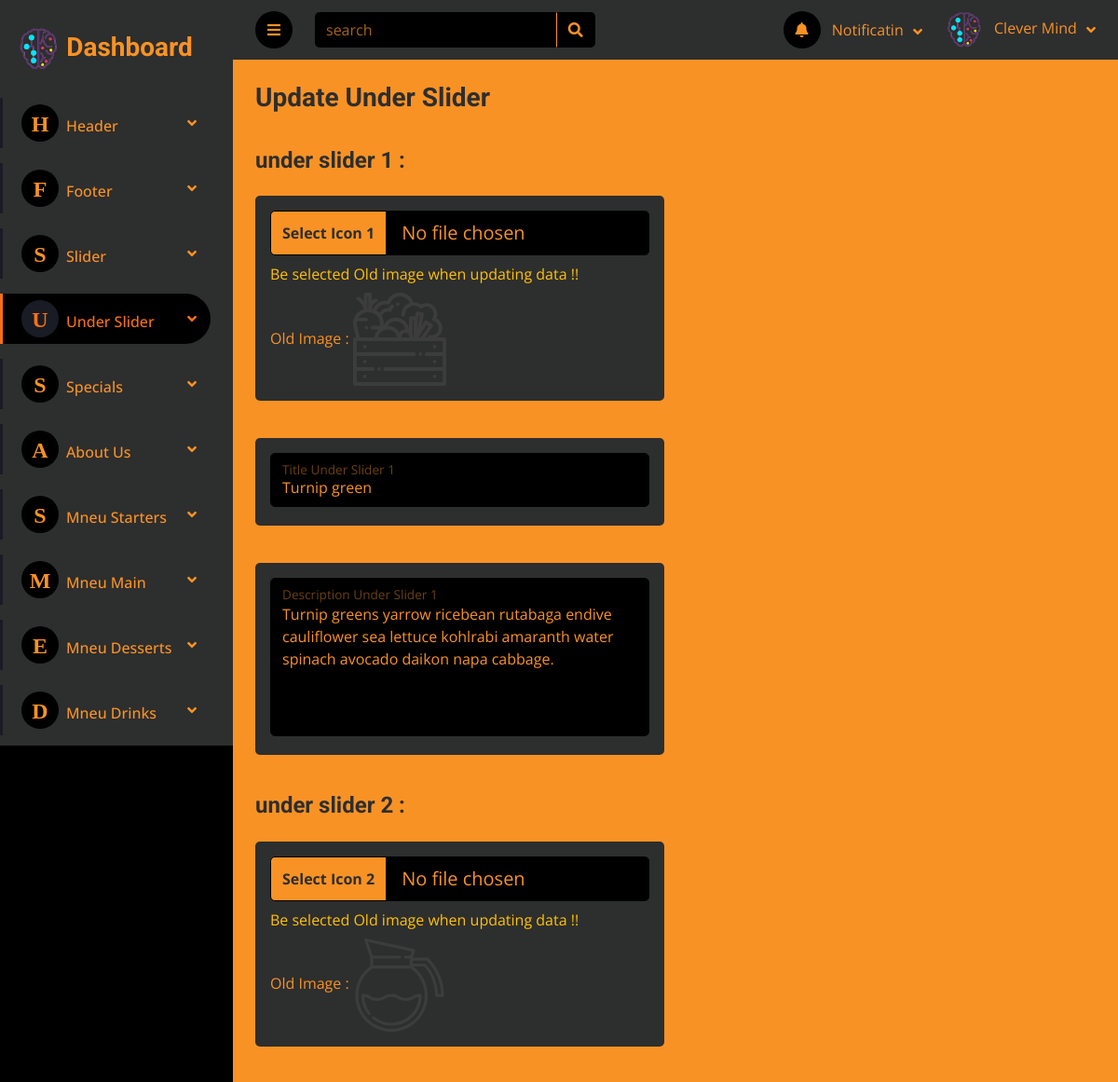
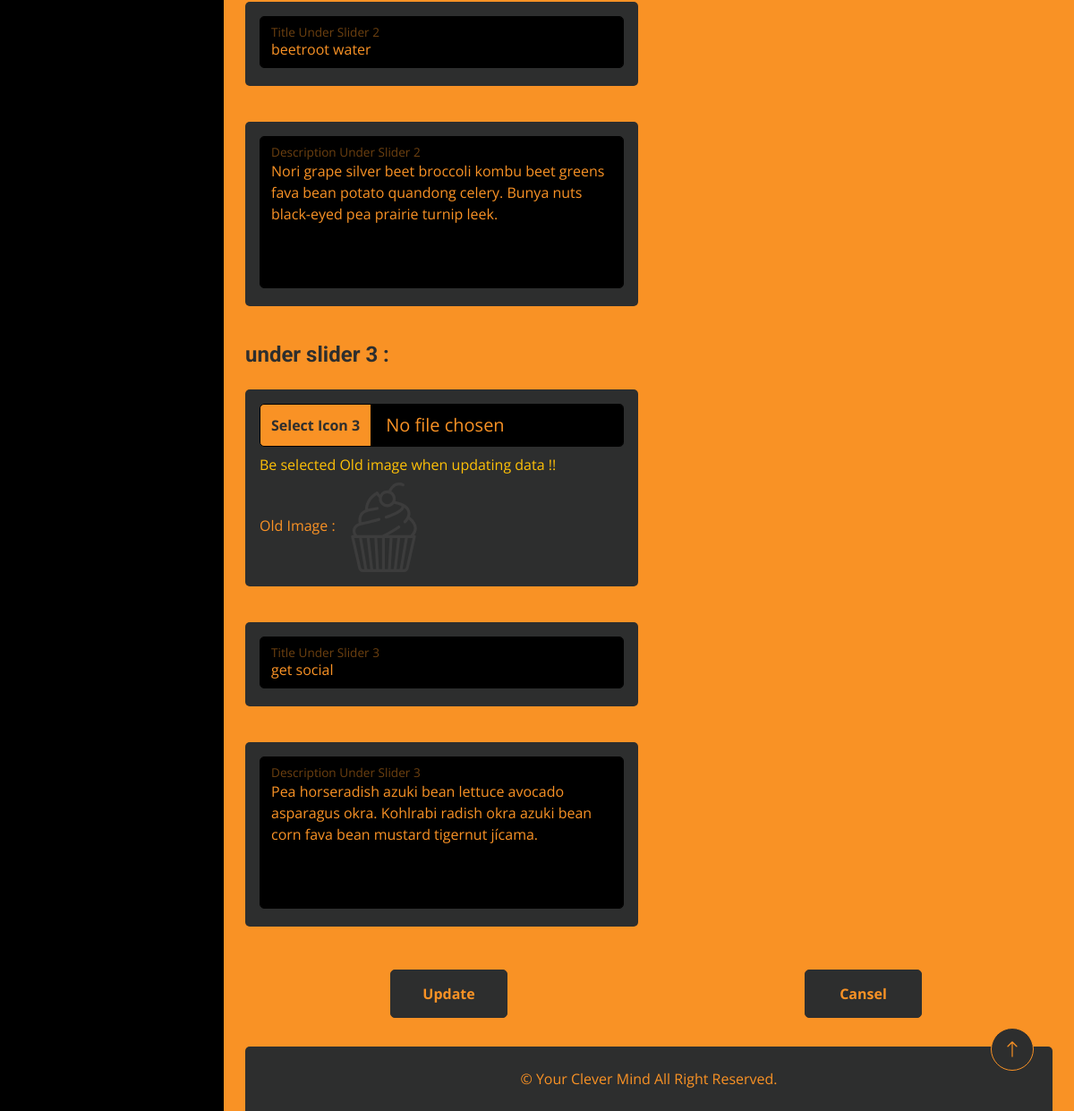
The app's page /Dashboard/add_under_slider.php?edit_under=1 with its own data (2 pictures, top to bottom).
### tables this page shows
CREATE TABLE `under_slider` (
  `id_under` int(11) NOT NULL,
  `img_under1` text NOT NULL,
  `title_under1` varchar(200) NOT NULL,
  `description_under1` varchar(500) NOT NULL,
  `img_under2` text NOT NULL,
  `title_under2` varchar(200) NOT NULL,
  `description_under2` varchar(500) NOT NULL,
  `img_under3` text NOT NULL,
  `title_under3` varchar(200) NOT NULL,
  `description_under3` varchar(500) NOT NULL
);

### Dashboard/inc/Functions.php (called while the page is built, shortened)
<?php
include "connection.php";
include "incFun.php";
if(isset($_GET['edit_under'])){
   $id_under=$_GET['edit_under'];
   $update=true;
   $edit=true;
   $sql="SELECT * FROM `under_slider` WHERE `id_under`='$id_under'";
   $query=mysqli_query($conn,$sql);
   while ($row=mysqli_fetch_assoc($query)) {
      $img_under1 = $row['img_under1'];
      $title_under1 = $row['title_under1'];
      $description_under1 = $row['description_under1'];
      $img_under2 = $row['img_under2'];
      $title_under2 = $row['title_under2'];
      $description_under2 = $row['description_under2'];
      $img_under3 = $row['img_under3'];
      $title_under3 = $row['title_under3'];
      $description_under3 = $row['description_under3'];
   }
   if(empty($_FILES['img_under1']['name'])){
      $errors['edit_img_under1']="Be selected Old image when updating data !!";
   }
   if(empty($_FILES['img_under2']['name'])){
      $errors['edit_img_under2']="Be selected Old image when updating data !!";
   }
   if(empty($_FILES['img_under3']['name'])){
      $errors['edit_img_under3']="Be selected Old image when updating data !!";
   }
}
?>

### Dashboard/inc/incFun.php (called while the page is built, shortened)
<?php
$errors=array("img_tab"=>"" , "edit_img_tab"=>"" , "title_tab"=>"" , "facebook_footer"=>"" , "instagram_footer"=>"" , "twitter_footer"=>"" ,
              "img_slider"=>"" , "edit_img_slider"=>"" ,"title_slider"=>"" ,
              "img_under1"=>"" , "edit_img_under1"=>"" , "title_under1"=>"" , "description_under1"=>"" , "img_under2"=>"" , "edit_img_under2"=>"" , "title_under2"=>"" , "description_under2"=>"" , "img_under3"=>"" , "edit_img_under3"=>"" , "title_under3"=>"" , "description_under3"=>"" ,
              "img_special1"=>"" , "edit_img_special1"=>"" , "title_special1"=>"" , "description_special1"=>"" , "price_special1"=>"" , "img_special2"=>"" , "edit_img_special2"=>"" , "title_special2"=>"" , "description_special2"=>"" , "price_special2"=>"" , "img_special3"=>"" , "edit_img_special3"=>"" , "title_special3"=>"" , "description_special3"=>"" , "price_special3"=>"" , "img_special4"=>"" , "edit_img_special4"=>"" , "title_special4"=>"" , "description_special4"=>"" , "price_special4"=>"" , "img_special5"=>"" , "edit_img_special5"=>"" , "title_special5"=>"" , "description_special5"=>"" , "price_special5"=>"" , "img_special6"=>"" , "edit_img_special6"=>"" , "title_special6"=>"" , "description_special6"=>"" , "price_special6"=>"" ,
              "img_about"=>"" , "edit_img_about"=>"" , "title_about"=>"" , "description_about"=>"" ,
              "name_recipe_desserts"=>"" , "content_recipe_desserts"=>"" , "price_recipe_desserts"=>"" ,
              "name_recipe_drinks"=>"" , "content_recipe_drinks"=>"" , "price_recipe_drinks"=>"" ,
              "name_recipe_main"=>"" , "content_recipe_main"=>"" , "price_recipe_main"=>"" ,
              "name_recipe_starters"=>"" , "content_recipe_starters"=>"" , "price_recipe_starters"=>"" ,
              "email_contact"=>"" , "address_contact"=>"" , "phonen_contact"=>""
);
?>

### Dashboard/add_under_slider.php (the view, shortened to what this page needs)
<?php
include "inc/connection.php";
include "inc/Functions.php";
include "inc/header.php";
?>
                <div class="navbar-nav nv w-100">
                    <div class="nav-item dropdown mb-3">
                        <a href="#" class="nav-link dropdown-toggle" data-bs-toggle="dropdown"><i class="fa me-2"><span style="font-size: 24px;">H</span></i>Header</a>
                    </div>
                    <div class="nav-item dropdown mb-3">
                        <a href="#" class="nav-link dropdown-toggle" data-bs-toggle="dropdown"><i class="fa me-2"><span style="font-size: 24px;">F</span></i>Footer</a>
                    </div>
                    <div class="nav-item dropdown mb-3">
                        <a href="#" class="nav-link dropdown-toggle" data-bs-toggle="dropdown"><i class="fa me-2"><span style="font-size: 24px;">S</span></i>Slider</a>
                    </div>
                    <div class="nav-item dropdown mb-3">
                        <a href="#" class="nav-link dropdown-toggle active" data-bs-toggle="dropdown"><i class="fa me-2"><span style="font-size: 24px;">U</span></i>Under Slider</a>
                    </div>
                    <div class="nav-item dropdown mb-3">
                        <a href="#" class="nav-link dropdown-toggle" data-bs-toggle="dropdown"><i class="fa me-2"><span style="font-size: 24px;">S</span></i>Specials</a>
                    </div>
                    <div class="nav-item dropdown mb-3">
                        <a href="#" class="nav-link dropdown-toggle" data-bs-toggle="dropdown"><i class="fa me-2"><span style="font-size: 24px;">A</span></i>About Us</a>
                    </div>
                    <div class="nav-item dropdown mb-3">
                        <a href="#" class="nav-link dropdown-toggle" data-bs-toggle="dropdown"><i class="fa me-2"><span style="font-size: 24px;">S</span></i>Mneu Starters</a>
                    </div>
                    <div class="nav-item dropdown mb-3">
                        <a href="#" class="nav-link dropdown-toggle" data-bs-toggle="dropdown"><i class="fa me-2"><span style="font-size: 24px;">M</span></i>Mneu Main</a>
                    </div>
                    <div class="nav-item dropdown mb-3">
                        <a href="#" class="nav-link dropdown-toggle" data-bs-toggle="dropdown"><i class="fa me-2"><span style="font-size: 24px;">E</span></i>Mneu Desserts</a>
                    </div>
                    <div class="nav-item dropdown mb-3">
                        <a href="#" class="nav-link dropdown-toggle" data-bs-toggle="dropdown"><i class="fa me-2"><span style="font-size: 24px;">D</span></i>Mneu Drinks</a>
                    </div>
                </div>
            </nav>
        </div>
        <div class="content">
           <?php
            include "inc/navbar.php";
           ?>
            <div class="container-fluid pt-4 px-4">
                <form action="<?php echo $_SERVER['PHP_SELF'] ?>" method="POST" enctype="multipart/form-data">
                    <div class="row g-4">
                        <div class="col-lg-6 col-xl-6">
                            <?php if($update==true || $edit==true): ?>
                                <h3 class="text-secondary alert-link">Update Under Slider</h3>
                            <?php else: ?>
                                <h3 class="text-secondary alert-link">Add Under Slider</h3>
                            <?php endif; ?>
                        </div>
                    </div>
                    <div class="row g-4 mb-3 mt-1">
                        <div class="col-lg-12 col-xl-12">
                            <h4 class="text-secondary alert-link d-block">
                                under slider 1 :
                            </h4>
                        </div>
                    </div>
                    <div class="row g-4 mb-3">
                        <div class="col-lg-6 col-xl-6">
                            <div class="bg-secondary rounded align-items-center justify-content-between p-3">
                                <div class="input-group custom-file-button">
                                    <label class="input-group-text form-control-lg alert-link text-secondary" for="inputGroupFile1">Select Icon 1</label>
                                    <input type="file" name="img_under1" accept=".svg" class="form-control text-primary form-control-lg bg-dark" id="inputGroupFile1">
                                </div>
                                <?php if($edit==true): ?>
                                    <div class="text-warning my-2"><?php echo $errors['edit_img_under1'] ?></div>
                                    <p class="text-primary font-weight-bold mr-2 d-inline">Old Image :  </p>
                                    <img src="Upload/<?php echo $img_under1 ?>" title="<?php echo $img_under1 ?>" alt="Image" style="width:100px; height: 100px;">
                                <?php endif; ?>
                            </div>
                        </div>
                    </div>
                    <div class="row g-4 my-3">
                        <div class="col-lg-6 col-xl-6">
                            <div class="bg-secondary rounded align-items-center justify-content-between p-3">
                                <div class="form-floating">
                                    <input type="text" name="title_under1" class="form-control" value="<?php echo htmlspecialchars($title_under1); ?>" id="floatingInput1" placeholder=" ">
                                    <label for="floatingInput1">Title Under Slider 1</label>
                                </div>
                            </div>
                        </div>
                    </div>
                    <div class="row g-4 my-3">
                        <div class="col-lg-6 col-xl-6">
                            <div class="bg-secondary rounded align-items-center justify-content-between p-3">
                                <div class="form-floating">
                                    <textarea name="description_under1" class="form-control" style="height: 170px;" id="floatingInput1" placeholder=" "><?php echo htmlspecialchars($description_under1); ?></textarea>
                                    <label for="floatingInput1">Description Under Slider 1</label>
                                </div>
                            </div>
                        </div>
                    </div>
                    <div class="row g-4 mb-3 mt-1">
                        <div class="col-lg-12 col-xl-12">
                            <h4 class="text-secondary alert-link d-block">
                                under slider 2 :
                            </h4>
                        </div>
                    </div>
                    <div class="row g-4 mb-3">
                        <div class="col-lg-6 col-xl-6">
                            <div class="bg-secondary rounded align-items-center justify-content-between p-3">
                                <div class="input-group custom-file-button">
                                    <label class="input-group-text form-control-lg alert-link text-secondary" for="inputGroupFile2">Select Icon 2</label>
                                    <input type="file" name="img_under2" accept=".svg" class="form-control text-primary form-control-lg bg-dark" id="inputGroupFile2">
                                </div>
                                <?php if($edit==true): ?>
                                    <div class="text-warning my-2"><?php echo $errors['edit_img_under2'] ?></div>
                                    <p class="text-primary font-weight-bold mr-2 d-inline">Old Image :  </p>
                                    <img src="Upload/<?php  echo $img_under2 ?>" title="<?php echo $img_under2 ?>" alt="Image" style="width:100px; height: 100px;">
                                <?php endif; ?>
                            </div>
                        </div>
                    </div>
                    <div class="row g-4 my-3">
                        <div class="col-lg-6 col-xl-6">
                            <div class="bg-secondary rounded align-items-center justify-content-between p-3">
                                <div class="form-floating">
                                    <input type="text" name="title_under2" class="form-control" value="<?php echo htmlspecialchars($title_under2); ?>" id="floatingInput2" placeholder=" ">
                                    <label for="floatingInput2">Title Under Slider 2</label>
                                </div>
                            </div>
                        </div>
                    </div>
                    <div class="row g-4 my-3">
                        <div class="col-lg-6 col-xl-6">
                            <div class="bg-secondary rounded align-items-center justify-content-between p-3">
                                <div class="form-floating">
                                    <textarea name="description_under2" class="form-control" style="height: 170px;" id="floatingInput2" placeholder=" "><?php echo htmlspecialchars($description_under2); ?></textarea>
                                    <label for="floatingInput2">Description Under Slider 2</label>
                                </div>
                            </div>
                        </div>
                    </div>
                    <div class="row g-4 mb-3 mt-1">
                        <div class="col-lg-12 col-xl-12">
                            <h4 class="text-secondary alert-link d-block">
                                under slider 3 :
                            </h4>
                        </div>
                    </div>
                    <div class="row g-4 mb-3">
                        <div class="col-lg-6 col-xl-6">
                            <div class="bg-secondary rounded align-items-center justify-content-between p-3">
                                <div class="input-group custom-file-button">
                                    <label class="input-group-text form-control-lg alert-link text-secondary" for="inputGroupFile3">Select Icon 3</label>
                                    <input type="file" name="img_under3" accept=".svg" class="form-control text-primary form-control-lg bg-dark" id="inputGroupFile3">
                                </div>
                                <?php if($edit==true): ?>
                                    <div class="text-warning my-2"><?php echo $errors['edit_img_under3'] ?></div>
                                    <p class="text-primary font-weight-bold mr-2 d-inline">Old Image :  </p>
                                    <img src="Upload/<?php  echo $img_under3 ?>" title="<?php echo $img_under3 ?>" alt="Image" style="width:100px; height: 100px;">
                                <?php endif; ?>
                            </div>
                        </div>
                    </div>
                    <div class="row g-4 my-3">
                        <div class="col-lg-6 col-xl-6">
                            <div class="bg-secondary rounded align-items-center justify-content-between p-3">
                                <div class="form-floating">
                                    <input type="text" name="title_under3" class="form-control" value="<?php echo htmlspecialchars($title_under3); ?>" id="floatingInput3" placeholder=" ">
                                    <label for="floatingInput3">Title Under Slider 3</label>
                                </div>
                            </div>
                        </div>
                    </div>
                    <div class="row g-4 my-3">
                        <div class="col-lg-6 col-xl-6">
                            <div class="bg-secondary rounded align-items-center justify-content-between p-3">
                                <div class="form-floating">
                                    <textarea name="description_under3" class="form-control" style="height: 170px;" id="floatingInput3" placeholder=" "><?php echo htmlspecialchars($description_under3); ?></textarea>
                                    <label for="floatingInput3">Description Under Slider 3</label>
                                </div>
                            </div>
                        </div>
                    </div>
                    <div class="row g-4 justify-content-around mt-2 mb-3">
                        <div class="col-lg-2 col-xl-2">
                            <?php if($update==true): ?>
                                <button name="update_under" class="btn btn-secondary m-2 w-100 h-100 alert-link">Update</button>
                            <?php else: ?>
                                <button name="save_under" class="btn btn-secondary m-2 w-100 h-100 alert-link">Save</button>
                            <?php endif; ?>
                        </div>
                        <div class="col-lg-2 col-xl-2">
                            <button name="cansel_under" class="btn btn-secondary m-2 w-100 h-100 alert-link">Cansel</button>
                        </div>
                    </div>
                </form>
            </div>
<?php
    include "inc/footer.php";
?>

### records on screen
under_slider: img_under1 (picture), title_under1 "Turnip green", description_under1 "Turnip greens yarrow ricebean rutabaga endive cauliflower sea lettuce kohlrabi amaranth water spinach avocado daikon napa cabbage.", img_under2 (picture), title_under2 "beetroot water", description_under2 "Nori grape silver beet broccoli kombu beet greens fava bean potato quandong celery. Bunya nuts black-eyed pea prairie turnip leek.", img_under3 (picture), title_under3 "get social", description_under3 "Pea horseradish azuki bean lettuce avocado asparagus okra. Kohlrabi radish okra azuki bean corn fava bean mustard tigernut jícama."

### other values on screen
$errors['edit_img_under1'] "Be selected Old image when updating data !!"
$errors['edit_img_under2'] "Be selected Old image when updating data !!"
$errors['edit_img_under3'] "Be selected Old image when updating data !!"
